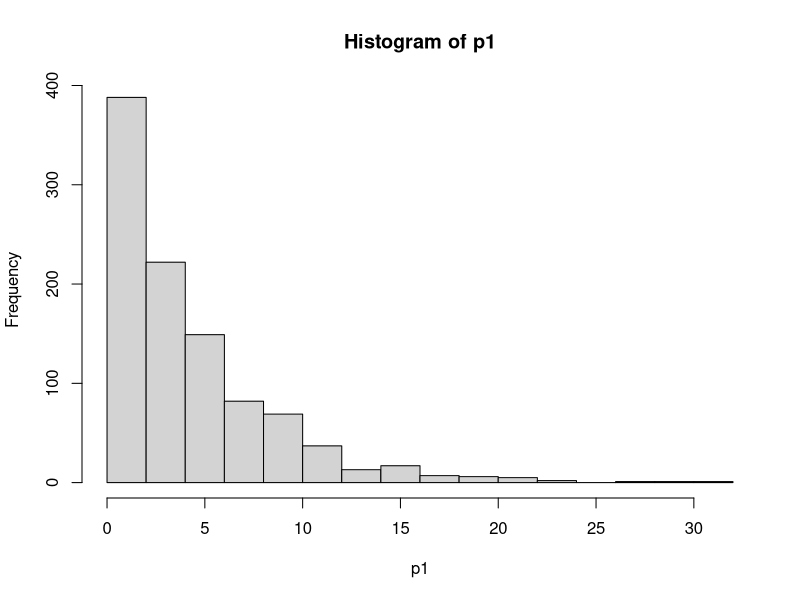

This chart was generated by the following R code:
#FA6
p <- rgeom(1000,0.2)
p
p1 <- p + 1
# Generating numbers from Geometric distribution 
mean_x <- round(mean(p1),2)
mean_x

var_x <- round(var(p1),2)
var_x

sd_x <- round(sd(p1),2)
sd_x

hist_x <- hist(p1)
hist_x
